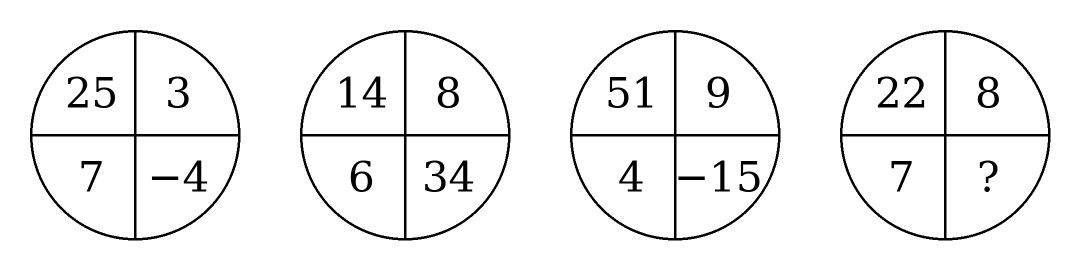
#> input picture 广东行测18套模拟/M03/编辑底稿/quant_data_number_grid.png, 2160 x 540 px (shown at 1/2 size)
$ python halves.py '../../../../../../广东行测18套模拟/M03/编辑底稿/quant_data_number_grid.png' '../../../../../../广东行测18套模拟/M03/编辑底稿/quant_data_number_grid.png'
#> lines starting #> are read from the running program, lines starting #| are printed output that depends on the picture
import sys
from PIL import Image
src, out = sys.argv[1], sys.argv[2]
im = Image.open(src); w, h = im.size
#> further down, im is the input picture: PIL image 2160x540 RGB; min 0, max 255, mean 241.5
#> after `w, h = im.size`: w = 2160; h = 540
for i, (a, b) in enumerate([(0, 0.52), (0.48, 1.0)]):
    c = im.crop((0, int(h * a), w, int(h * b)))
    c = c.resize((1100, int(c.height * 1100 / w)))
    c.save(f'{out}_{"top" if i == 0 else "bot"}.png')
#> this loop made 2 passes
#> pass 1, `c = im.crop((0, int(h * a), w, int(h * b)))`:
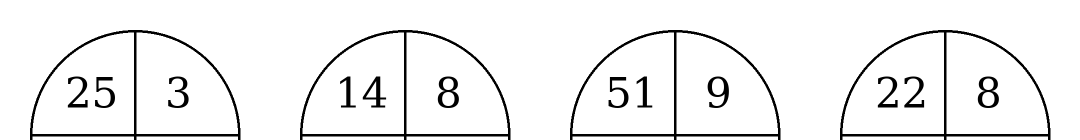
#> c: PIL image 2160x280 RGB (shown at 1/2 size); min 0, max 255, mean 239.6
#> pass 1, `c = c.resize((1100, int(c.height * 1100 / w)))`:
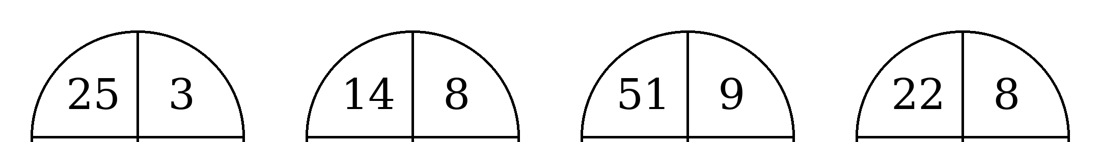
#> c: PIL image 1100x142 RGB; min 0, max 255, mean 239.6
#> pass 2, `c = im.crop((0, int(h * a), w, int(h * b)))`:
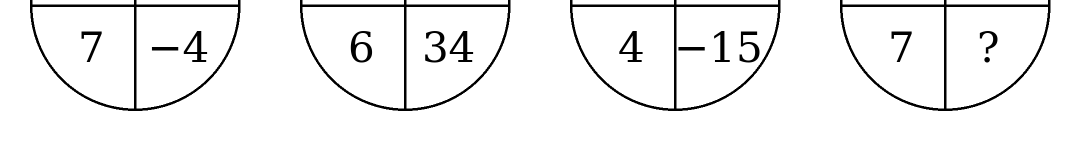
#> c: PIL image 2160x281 RGB (shown at 1/2 size); min 0, max 255, mean 240.4
#> pass 2, `c = c.resize((1100, int(c.height * 1100 / w)))`:
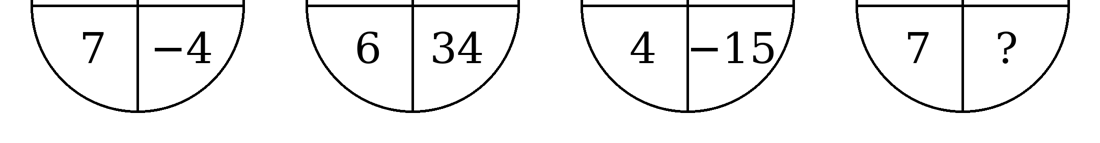
#> c: PIL image 1100x143 RGB; min 0, max 255, mean 240.4
